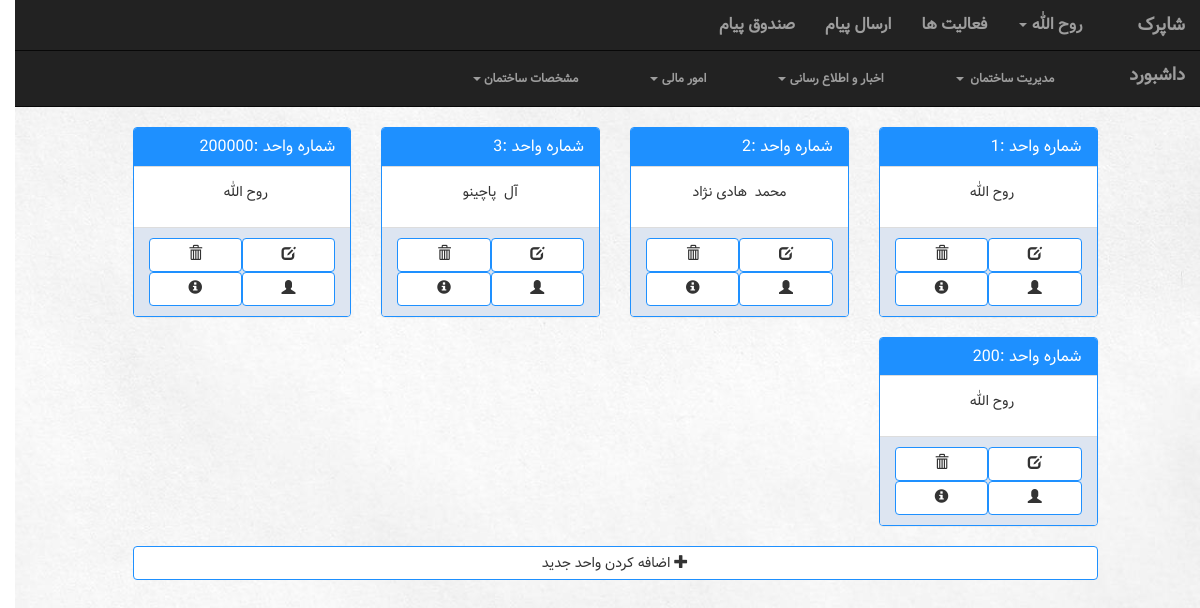
Page /building/1/cunit/ (signed in) on the earlier database version.
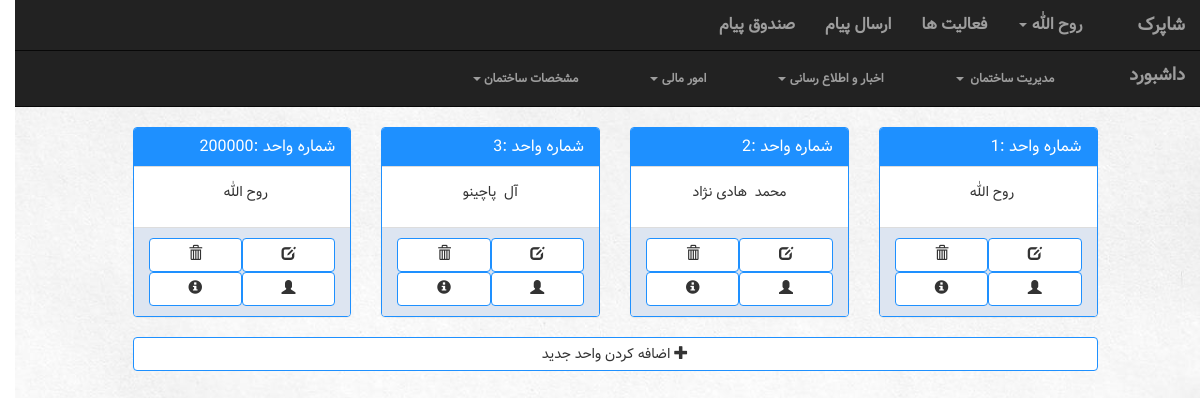
Same page on the later database version.
### building/models.py (models this page shows, shortened)
class Building(models.Model):
    manager = models.ForeignKey(Account, on_delete=models.CASCADE)
    name = models.CharField(max_length=100)
    Address = models.CharField(max_length=300)
    info = models.TextField()

class Unit(models.Model):
    size = models.IntegerField()
    info = models.TextField()
    number = models.IntegerField()
    account = models.ForeignKey(Account, on_delete=models.CASCADE, null=True, blank=True)
    building = models.ForeignKey(Building, on_delete=models.CASCADE)

### manageUser/models.py (models this page shows, shortened)
class Account(models.Model):
    user = models.OneToOneField(User, on_delete=models.CASCADE)
    type = models.IntegerField(default=UserType.MANAGER)
    activation_key = models.CharField(max_length=40, blank=True, null=True)
    def __str__(self):
        return self.user.first_name

### building/views.py (the view, shortened to what this page needs)
# urls.py: url(r'^(?P<building_id>[0-9]+)/cunit/$', views.Cunit.as_view(), name="cunit"),
class Cunit(View):
    form_class = myForm.CreateUnitForm
    template_name = 'building/cunit.html'
    def get(self, request, building_id):
        getbuilding = Building.objects.get(pk=building_id)
        context = {'building': getbuilding,
                   'accountType': Account.objects.get(user=request.user).type,
                   'all_units': Unit.objects.filter(building=getbuilding),
                   'createUnitForm': myForm.CreateUnitForm,
                   }
        return render(request, self.template_name, context)

### building/templates/building/cunit.html (shortened to what this page needs)
{% extends 'building/UserNavBar.html' %}
{% block navbar %}{% if accountType == 1 %} {% include 'building/managerNavBar.html' %} {% else %} {% include 'building/neighborNavBar.html' %}  {% endif %}{% endblock %}
{% block body %}
 <div class='row'>
    <div class="col-sm-10 col-lg-offset-1">
        {% for unit in all_units %}
            <div class='col-sm-3'>
                <div class="panel panel-default">
                    <div class="panel-heading">
                        <h4 class='panel-title'>شماره واحد :{{ unit.number }}</h4>
                    </div>
                    <div class="panel-body">
                            {% if unit.account %}
                            <p>{{ unit.account.user.first_name }}  &nbsp;{{ unit.account.user.last_name }}</p>
                            {% else %}
                            <p>خالی</p>
                            {% endif %}
                    </div>
                    <div class='panel-footer container-fluid'>
                        <a class='col-md-6 btn btn-default' href='{% url 'building:dunit' building_id=building.id pk=unit.id %}' data-toggle="tooltip" title="حذف واحد"><span class="glyphicon glyphicon-trash" aria-hidden="true"></span></a>
                        <a class='col-md-6 btn btn-default' href='{% url 'building:uunit' building_id=building.id pk=unit.id %}' data-toggle="tooltip" title="تغییر مشخصات واحد"><span class="glyphicon glyphicon-edit" aria-hidden="true"></span></a>
                        <a class='col-md-6 btn btn-default' href='{% url 'building:runit' building_id=building.id pk=unit.id %}' data-toggle="tooltip" title="مشخصات واحد"><span class="glyphicon glyphicon-info-sign" aria-hidden="true"></span></a>
                        <a class='col-md-6 btn btn-default' href='{% url 'building:uunit' building_id=building.id pk=unit.id %}' data-toggle="tooltip" title="تغییر ساکن"><span class="glyphicon glyphicon-user" aria-hidden="true"></span></a>
                    </div>
                </div>
            </div>
        {% endfor %}
        <div class="col-md-12">
                <button class="col-md-12 btn btn-default" data-toggle="modal" data-target="#myModal">  <span class="glyphicon glyphicon-plus" aria-hidden="true"></span> اضافه کردن واحد جدید </button>
        </div>
    </div>
 </div>
{% endblock %}

### building/templates/building/UserNavBar.html (shortened to what this page needs)
<!DOCTYPE html>
<html lang="en">
<head>
    <link rel="stylesheet" href="https://maxcdn.bootstrapcdn.com/bootstrap/3.3.7/css/bootstrap.min.css">
</head>
{% load staticfiles %}
<link rel="stylesheet" href="{% static 'building/BuildingNavBarStyle.css' %}">
<link rel="stylesheet" href="{% static 'building/BuildingListStyle.css' %}">
<link rel="stylesheet" href="{% static 'building/ModalStyle.css' %}">
<link rel="stylesheet" href="{% static 'building/TableStyle.css' %}">
<link rel="stylesheet" href="{% static 'building/dashboardStyle.css' %}">
<link rel="stylesheet" href="{% static 'building/pollFormStyle.css' %}">
<link rel="stylesheet" href="{% static 'building/chart.css' %}">
    {% load i18n admin_modify %}
<body>
<nav class="navbar navbar-inverse navbar-fixed-top" style="position: fixed">
      <div class="container-fluid" >
            <div class="navbar-header pull-right">
              <a class="navbar-brand active" href="{% url 'building:building' %}">{% if building %} {{ building.name}} {% else %} لیست ساختمان ها {% endif %} </a>
            </div>
            <div class="collapse navbar-collapse" id="topNavBar">
                  <ul class="nav navbar-nav pull-right">
                      <li><a href="{% url 'building:inbox' %}">صندوق پیام</a></li>
                      <li><a href="{% url 'building:sendmessage' %}">ارسال پیام</a></li>
                      <li><a href="{% url 'building:activities' %}">فعالیت ها <span class="sr-only">(current)</span></a></li>
                      <li class="dropdown">
                          <a href="#" class="dropdown-toggle" data-toggle="dropdown" role="button" aria-haspopup="true" aria-expanded="false">{{ request.user.first_name }} <span class="caret"></span></a>
                      </li>
                  </ul>
            </div>
      </div>
</nav>
<div style="height: 30px">
</div>
{% block navbar %}
{% endblock %}
{% block body %}
{% endblock %}
</body>
</html>

### building/templates/building/managerNavBar.html (shortened to what this page needs)
{% load staticfiles %}
<link rel="stylesheet" href="{% static 'building/BuildingNavBarStyle.css' %}">
<nav class="navbar navbar-inverse navbar-fixed-top" style="position: inherit">
  <div class="container-fluid" >
    <div class="navbar-header pull-right">
      <a class="navbar-brand active" href="{% url 'building:showdash'  building.pk  %}">داشبورد</a>
    </div>
    <div class="collapse navbar-collapse" id="topNavBar">
      <ul class="nav navbar-nav pull-right">
          <li class="dropdown-header">
              <a href="#" class="dropdown-toggle" data-toggle="dropdown" role="button" aria-haspopup="true" aria-expanded="false">مشخصات ساختمان&nbsp;<span class="caret"></span></a>
          </li>
          <li class="dropdown-header">
              <a href="#" class="dropdown-toggle" data-toggle="dropdown" role="button" aria-haspopup="true" aria-expanded="false">امور مالی&nbsp;<span class="caret"></span></a>
          </li>
          <li class="dropdown-header">
              <a href="#" class="dropdown-toggle" data-toggle="dropdown" role="button" aria-haspopup="true" aria-expanded="false">اخبار و اطلاع رسانی&nbsp;<span class="caret"></span></a>
          </li>
          <li class="dropdown-header">
              <a href="#" class="dropdown-toggle" data-toggle="dropdown" role="button" aria-haspopup="true" aria-expanded="false">مدیریت ساختمان&nbsp; <span class="caret"></span></a>
          </li>
      </ul>
    </div>
  </div>
</nav>

### building/static/building/BuildingNavBarStyle.css (style rules this page uses)
nav { font-family: SamSamFont; font-weight: bolder; font-size: medium; }
ul { list-style: none; }
body { direction: rtl; text-align: center; background-image: url("../images/Background.jpg"); background-size: cover; }

### building/static/building/BuildingListStyle.css (style rules this page uses)
.panel-default { border-color: dodgerblue; }
body > div.row > div { direction: rtl; }
body > div.row > div > div { float: right; }
.panel-default>.panel-heading { background-color: dodgerblue; border-color: #ddd; }
.panel-default>.panel-footer { background-color: #dde5f1; }
a { color: white; }
.btn-default { border-color: dodgerblue; }
body { font-family: SamSamFont; }

### building/static/building/dashboardStyle.css (style rules this page uses)
.panel-title { color: white; text-align: right; }

### building/static/building/pollFormStyle.css (style rules this page uses)
body { margin-top: 20px; }

Differences in the rows shown:
removed Unit: number "200", account.user.first_name "روح الله"
